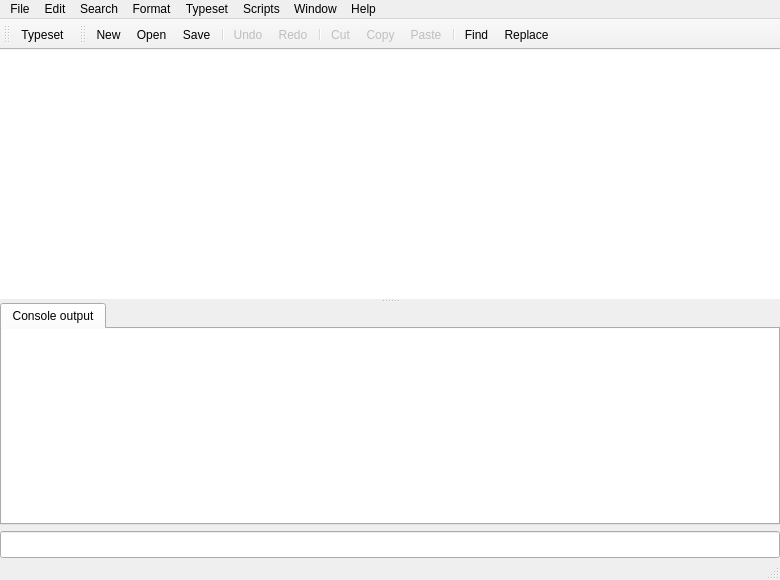
 <widget class="QMainWindow" name="TeXDocumentWindow">
  <property name="geometry">
   <rect>
    <x>0</x>
    <y>0</y>
    <width>780</width>
    <height>580</height>
   </rect>
  </property>
  <property name="acceptDrops">
   <bool>true</bool>
  </property>
  <property name="windowTitle">
   <string>untitled.tex[*]</string>
  </property>
  <property name="autoFillBackground">
   <bool>true</bool>
  </property>
  <widget class="QWidget" name="centralwidget">
   <property name="sizePolicy">
    <sizepolicy hsizetype="Preferred" vsizetype="Preferred">
     <horstretch>0</horstretch>
     <verstretch>0</verstretch>
    </sizepolicy>
   </property>
   <property name="autoFillBackground">
    <bool>false</bool>
   </property>
   <layout class="QVBoxLayout">
    <property name="leftMargin">
     <number>0</number>
    </property>
    <property name="topMargin">
     <number>0</number>
    </property>
    <property name="rightMargin">
     <number>0</number>
    </property>
    <property name="bottomMargin">
     <number>0</number>
    </property>
    <item>
     <widget class="QSplitter" name="splitter">
      <property name="orientation">
       <enum>Qt::Vertical</enum>
      </property>
      <widget class="CompletingEdit" name="textEdit">
       <property name="sizePolicy">
        <sizepolicy hsizetype="Expanding" vsizetype="Expanding">
         <horstretch>0</horstretch>
         <verstretch>4</verstretch>
        </sizepolicy>
       </property>
       <property name="cursor" stdset="0">
        <cursorShape>IBeamCursor</cursorShape>
       </property>
       <property name="frameShape">
        <enum>QFrame::NoFrame</enum>
       </property>
       <property name="frameShadow">
        <enum>QFrame::Plain</enum>
       </property>
      </widget>
      <widget class="Tw::UI::ClosableTabWidget" name="consoleTabs">
       <property name="usesScrollButtons">
        <bool>true</bool>
       </property>
       <widget class="QWidget" name="tab">
        <attribute name="title">
         <string>Console output</string>
        </attribute>
        <layout class="QVBoxLayout" name="verticalLayout">
         <property name="leftMargin">
          <number>0</number>
         </property>
         <property name="topMargin">
          <number>0</number>
         </property>
         <property name="rightMargin">
          <number>0</number>
         </property>
         <property name="bottomMargin">
          <number>0</number>
         </property>
         <item>
          <widget class="Tw::UI::ConsoleWidget" name="textEdit_console">
           <property name="sizePolicy">
            <sizepolicy hsizetype="Expanding" vsizetype="Expanding">
             <horstretch>0</horstretch>
             <verstretch>1</verstretch>
            </sizepolicy>
           </property>
           <property name="cursor" stdset="0">
            <cursorShape>IBeamCursor</cursorShape>
           </property>
           <property name="frameShape">
            <enum>QFrame::NoFrame</enum>
           </property>
           <property name="frameShadow">
            <enum>QFrame::Plain</enum>
           </property>
           <property name="midLineWidth">
            <number>0</number>
           </property>
           <property name="undoRedoEnabled">
            <bool>false</bool>
           </property>
           <property name="readOnly">
            <bool>true</bool>
           </property>
           <property name="acceptRichText">
            <bool>false</bool>
           </property>
           <property name="textInteractionFlags">
            <set>Qt::LinksAccessibleByKeyboard|Qt::LinksAccessibleByMouse|Qt::TextBrowserInteraction|Qt::TextSelectableByKeyboard|Qt::TextSelectableByMouse</set>
           </property>
          </widget>
         </item>
        </layout>
       </widget>
      </widget>
     </widget>
    </item>
    <item>
     <widget class="QLineEdit" name="inputLine">
      <property name="palette">
       <palette>
        <active>
         <colorrole role="Text">
          <brush brushstyle="SolidPattern">
           <color alpha="255">
            <red>153</red>
            <green>0</green>
            <blue>0</blue>
           </color>
          </brush>
         </colorrole>
        </active>
        <inactive>
         <colorrole role="Text">
          <brush brushstyle="SolidPattern">
           <color alpha="255">
            <red>153</red>
            <green>0</green>
            <blue>0</blue>
           </color>
          </brush>
         </colorrole>
        </inactive>
        <disabled>
         <colorrole role="Text">
          <brush brushstyle="SolidPattern">
           <color alpha="255">
            <red>127</red>
            <green>127</green>
            <blue>127</blue>
           </color>
          </brush>
         </colorrole>
        </disabled>
       </palette>
      </property>
      <property name="font">
       <font>
        <pointsize>12</pointsize>
       </font>
      </property>
     </widget>
    </item>
   </layout>
  </widget>
  <widget class="QMenuBar" name="menubar">
   <property name="geometry">
    <rect>
     <x>0</x>
     <y>0</y>
     <width>780</width>
     <height>22</height>
    </rect>
   </property>
   <widget class="QMenu" name="menuFile">
    <property name="title">
     <string>File</string>
    </property>
    <widget class="QMenu" name="menuOpen_Recent">
     <property name="title">
      <string>Open Recent</string>
     </property>
     <addaction name="actionClear_Recent_Files"/>
    </widget>
    <addaction name="actionNew"/>
    <addaction name="actionNew_from_Template"/>
    <addaction name="actionOpen"/>
    <addaction name="menuOpen_Recent"/>
    <addaction name="separator"/>
    <addaction name="actionClose"/>
    <addaction name="actionSave"/>
    <addaction name="actionSave_As"/>
    <addaction name="actionSave_All"/>
    <addaction name="actionRevert_to_Saved"/>
    <addaction name="separator"/>
    <addaction name="actionRemove_Aux_Files"/>
    <addaction name="separator"/>
    <addaction name="actionQuit_TeXworks"/>
   </widget>
   <widget class="QMenu" name="menuEdit">
    <property name="title">
     <string>Edit</string>
    </property>
    <widget class="QMenu" name="menuSpelling">
     <property name="title">
      <string>Spelling</string>
     </property>
     <addaction name="actionNone"/>
     <addaction name="separator"/>
    </widget>
    <widget class="QMenu" name="menuChange_Case">
     <property name="title">
      <string>Change Case</string>
     </property>
     <addaction name="actionTo_Uppercase"/>
     <addaction name="actionTo_Lowercase"/>
     <addaction name="actionToggle_Case"/>
    </widget>
    <addaction name="actionUndo"/>
    <addaction name="actionRedo"/>
    <addaction name="separator"/>
    <addaction name="actionCut"/>
    <addaction name="actionCopy"/>
    <addaction name="actionPaste"/>
    <addaction name="actionClear"/>
    <addaction name="actionInsert_Citations"/>
    <addaction name="actionInsertBookmark"/>
    <addaction name="separator"/>
    <addaction name="actionSelect_All"/>
    <addaction name="actionBalance_Delimiters"/>
    <addaction name="menuChange_Case"/>
    <addaction name="separator"/>
    <addaction name="menuSpelling"/>
    <addaction name="actionPreferences"/>
   </widget>
   <widget class="QMenu" name="menuRun">
    <property name="title">
     <string comment="menu title">Typeset</string>
    </property>
    <addaction name="actionTypeset"/>
    <addaction name="separator"/>
   </widget>
   <widget class="QMenu" name="menuWindow">
    <property name="title">
     <string>Window</string>
    </property>
    <widget class="QMenu" name="menuShow">
     <property name="title">
      <string>Show</string>
     </property>
    </widget>
    <addaction name="menuShow"/>
    <addaction name="separator"/>
    <addaction name="actionStack"/>
    <addaction name="actionTile"/>
    <addaction name="actionSide_by_Side"/>
    <addaction name="actionPlace_on_Left"/>
    <addaction name="actionPlace_on_Right"/>
    <addaction name="separator"/>
    <addaction name="actionGo_to_Preview"/>
    <addaction name="actionAuto_Follow_Focus"/>
    <addaction name="actionShow_Hide_Console"/>
   </widget>
   <widget class="QMenu" name="menuSearch">
    <property name="title">
     <string>Search</string>
    </property>
    <addaction name="actionFind"/>
    <addaction name="actionFind_Again"/>
    <addaction name="actionReplace"/>
    <addaction name="actionReplace_Again"/>
    <addaction name="separator"/>
    <addaction name="actionCopy_to_Find"/>
    <addaction name="actionCopy_to_Replace"/>
    <addaction name="actionFind_Selection"/>
    <addaction name="separator"/>
    <addaction name="actionGo_to_Line"/>
    <addaction name="actionShow_Selection"/>
   </widget>
   <widget class="QMenu" name="menuFormat">
    <property name="title">
     <string>Format</string>
    </property>
    <widget class="QMenu" name="menuAuto_indent_Mode">
     <property name="title">
      <string>Auto-indent Mode</string>
     </property>
     <addaction name="actionAutoIndent_None"/>
     <addaction name="separator"/>
    </widget>
    <widget class="QMenu" name="menuSyntax_Coloring">
     <property name="title">
      <string>Syntax Coloring</string>
     </property>
     <addaction name="actionSyntaxColoring_None"/>
     <addaction name="separator"/>
    </widget>
    <widget class="QMenu" name="menuSmart_Quotes_Mode">
     <property name="title">
      <string>Smart Quotes</string>
     </property>
     <addaction name="actionSmartQuotes_None"/>
     <addaction name="separator"/>
     <addaction name="actionApply_to_Selection"/>
    </widget>
    <addaction name="actionFont"/>
    <addaction name="separator"/>
    <addaction name="actionComment"/>
    <addaction name="actionUncomment"/>
    <addaction name="actionIndent"/>
    <addaction name="actionUnindent"/>
    <addaction name="separator"/>
    <addaction name="actionLine_Numbers"/>
    <addaction name="actionWrap_Lines"/>
    <addaction name="actionHard_Wrap"/>
    <addaction name="separator"/>
    <addaction name="menuSyntax_Coloring"/>
    <addaction name="menuAuto_indent_Mode"/>
    <addaction name="menuSmart_Quotes_Mode"/>
   </widget>
   <widget class="QMenu" name="menuHelp">
    <property name="title">
     <string>Help</string>
    </property>
    <addaction name="actionGoToHomePage"/>
    <addaction name="actionWriteToMailingList"/>
    <addaction name="actionSettings_and_Resources"/>
    <addaction name="separator"/>
    <addaction name="actionAbout_TW"/>
   </widget>
   <widget class="QMenu" name="menuScripts">
    <property name="title">
     <string>Scripts</string>
    </property>
    <widget class="QMenu" name="menuScripting_TeXworks">
     <property name="title">
      <string>Scripting TeXworks</string>
     </property>
     <addaction name="actionAbout_Scripts"/>
     <addaction name="actionManage_Scripts"/>
     <addaction name="actionUpdate_Scripts"/>
     <addaction name="actionShow_Scripts_Folder"/>
    </widget>
    <addaction name="menuScripting_TeXworks"/>
    <addaction name="separator"/>
   </widget>
   <addaction name="menuFile"/>
   <addaction name="menuEdit"/>
   <addaction name="menuSearch"/>
   <addaction name="menuFormat"/>
   <addaction name="menuRun"/>
   <addaction name="menuScripts"/>
   <addaction name="menuWindow"/>
   <addaction name="menuHelp"/>
  </widget>
  <widget class="QToolBar" name="toolBar_run">
   <property name="windowTitle">
    <string>Typeset Toolbar</string>
   </property>
   <property name="styleSheet">
    <string notr="true">QToolButton { padding:2px; }</string>
   </property>
   <property name="allowedAreas">
    <set>Qt::LeftToolBarArea|Qt::TopToolBarArea</set>
   </property>
   <property name="iconSize">
    <size>
     <width>24</width>
     <height>24</height>
    </size>
   </property>
   <attribute name="toolBarArea">
    <enum>TopToolBarArea</enum>
   </attribute>
   <attribute name="toolBarBreak">
    <bool>false</bool>
   </attribute>
   <addaction name="actionTypeset"/>
  </widget>
  <widget class="QToolBar" name="toolBar_edit">
   <property name="windowTitle">
    <string>Edit Toolbar</string>
   </property>
   <property name="styleSheet">
    <string notr="true">QToolButton { padding:2px; }</string>
   </property>
   <property name="allowedAreas">
    <set>Qt::LeftToolBarArea|Qt::TopToolBarArea</set>
   </property>
   <property name="iconSize">
    <size>
     <width>24</width>
     <height>24</height>
    </size>
   </property>
   <attribute name="toolBarArea">
    <enum>TopToolBarArea</enum>
   </attribute>
   <attribute name="toolBarBreak">
    <bool>false</bool>
   </attribute>
   <addaction name="actionNew"/>
   <addaction name="actionOpen"/>
   <addaction name="actionSave"/>
   <addaction name="separator"/>
   <addaction name="actionUndo"/>
   <addaction name="actionRedo"/>
   <addaction name="separator"/>
   <addaction name="actionCut"/>
   <addaction name="actionCopy"/>
   <addaction name="actionPaste"/>
   <addaction name="separator"/>
   <addaction name="actionFind"/>
   <addaction name="actionReplace"/>
  </widget>
  <widget class="QStatusBar" name="myStatusBar">
   <property name="font">
    <font>
     <pointsize>10</pointsize>
    </font>
   </property>
  </widget>
  <action name="actionNew">
   <property name="icon">
    <iconset theme="document-new"/>
   </property>
   <property name="text">
    <string>New</string>
   </property>
   <property name="shortcut">
    <string>Ctrl+N</string>
   </property>
   <property name="menuRole">
    <enum>QAction::NoRole</enum>
   </property>
  </action>
  <action name="actionOpen">
   <property name="icon">
    <iconset theme="document-open"/>
   </property>
   <property name="text">
    <string>Open...</string>
   </property>
   <property name="shortcut">
    <string>Ctrl+O</string>
   </property>
   <property name="menuRole">
    <enum>QAction::NoRole</enum>
   </property>
  </action>
  <action name="actionClose">
   <property name="text">
    <string>Close</string>
   </property>
   <property name="shortcut">
    <string>Ctrl+W</string>
   </property>
   <property name="menuRole">
    <enum>QAction::NoRole</enum>
   </property>
  </action>
  <action name="actionSave">
   <property name="icon">
    <iconset theme="document-save"/>
   </property>
   <property name="text">
    <string>Save</string>
   </property>
   <property name="shortcut">
    <string>Ctrl+S</string>
   </property>
   <property name="menuRole">
    <enum>QAction::NoRole</enum>
   </property>
  </action>
  <action name="actionSave_As">
   <property name="text">
    <string>Save As...</string>
   </property>
   <property name="shortcut">
    <string>Ctrl+Shift+S</string>
   </property>
   <property name="menuRole">
    <enum>QAction::NoRole</enum>
   </property>
  </action>
  <action name="actionRevert_to_Saved">
   <property name="enabled">
    <bool>false</bool>
   </property>
   <property name="text">
    <string>Revert to Saved</string>
   </property>
   <property name="menuRole">
    <enum>QAction::NoRole</enum>
   </property>
  </action>
  <action name="actionUndo">
   <property name="enabled">
    <bool>false</bool>
   </property>
   <property name="icon">
    <iconset theme="edit-undo"/>
   </property>
   <property name="text">
    <string>Undo</string>
   </property>
   <property name="shortcut">
    <string>Ctrl+Z</string>
   </property>
   <property name="menuRole">
    <enum>QAction::NoRole</enum>
   </property>
  </action>
  <action name="actionRedo">
   <property name="enabled">
    <bool>false</bool>
   </property>
   <property name="icon">
    <iconset theme="edit-redo"/>
   </property>
   <property name="text">
    <string>Redo</string>
   </property>
   <property name="shortcut">
    <string>Ctrl+Shift+Z</string>
   </property>
   <property name="menuRole">
    <enum>QAction::NoRole</enum>
   </property>
  </action>
  <action name="actionCut">
   <property name="enabled">
    <bool>false</bool>
   </property>
   <property name="icon">
    <iconset theme="edit-cut"/>
   </property>
   <property name="text">
    <string>Cut</string>
   </property>
   <property name="shortcut">
    <string>Ctrl+X</string>
   </property>
   <property name="menuRole">
    <enum>QAction::NoRole</enum>
   </property>
  </action>
  <action name="actionCopy">
   <property name="enabled">
    <bool>false</bool>
   </property>
   <property name="icon">
    <iconset theme="edit-copy"/>
   </property>
   <property name="text">
    <string>Copy</string>
   </property>
   <property name="shortcut">
    <string>Ctrl+C</string>
   </property>
   <property name="menuRole">
    <enum>QAction::NoRole</enum>
   </property>
  </action>
  <action name="actionPaste">
   <property name="enabled">
    <bool>false</bool>
   </property>
   <property name="icon">
    <iconset theme="edit-paste"/>
   </property>
   <property name="text">
    <string>Paste</string>
   </property>
   <property name="shortcut">
    <string>Ctrl+V</string>
   </property>
   <property name="menuRole">
    <enum>QAction::NoRole</enum>
   </property>
  </action>
  <action name="actionClear">
   <property name="enabled">
    <bool>false</bool>
   </property>
   <property name="text">
    <string>Clear</string>
   </property>
   <property name="menuRole">
    <enum>QAction::NoRole</enum>
   </property>
  </action>
  <action name="actionTypeset">
   <property name="icon">
    <iconset theme="process-start"/>
   </property>
   <property name="text">
    <string>Typeset</string>
   </property>
   <property name="shortcut">
    <string comment="action">Ctrl+T</string>
   </property>
   <property name="menuRole">
    <enum>QAction::NoRole</enum>
   </property>
  </action>
  <action name="actionFind">
   <property name="icon">
    <iconset theme="edit-find"/>
   </property>
   <property name="text">
    <string>Find...</string>
   </property>
   <property name="shortcut">
    <string>Ctrl+F</string>
   </property>
   <property name="menuRole">
    <enum>QAction::NoRole</enum>
   </property>
  </action>
  <action name="actionFind_Again">
   <property name="text">
    <string>Find Again</string>
   </property>
   <property name="shortcut">
    <string>Ctrl+G</string>
   </property>
   <property name="menuRole">
    <enum>QAction::NoRole</enum>
   </property>
  </action>
  <action name="actionReplace">
   <property name="icon">
    <iconset theme="edit-find-replace"/>
   </property>
   <property name="text">
    <string>Replace...</string>
   </property>
   <property name="shortcut">
    <string>Ctrl+R</string>
   </property>
   <property name="menuRole">
    <enum>QAction::NoRole</enum>
   </property>
  </action>
  <action name="actionCopy_to_Find">
   <property name="text">
    <string>Copy to Find</string>
   </property>
   <property name="shortcut">
    <string>Ctrl+E</string>
   </property>
   <property name="menuRole">
    <enum>QAction::NoRole</enum>
   </property>
  </action>
  <action name="actionCopy_to_Replace">
   <property name="text">
    <string>Copy to Replace</string>
   </property>
   <property name="shortcut">
    <string>Ctrl+Shift+E</string>
   </property>
   <property name="menuRole">
    <enum>QAction::NoRole</enum>
   </property>
  </action>
  <action name="actionGo_to_Line">
   <property name="text">
    <string>Go to Line...</string>
   </property>
   <property name="shortcut">
    <string>Ctrl+L</string>
   </property>
   <property name="menuRole">
    <enum>QAction::NoRole</enum>
   </property>
  </action>
  <action name="actionFind_Selection">
   <property name="text">
    <string>Find Selection</string>
   </property>
   <property name="shortcut">
    <string>Ctrl+H</string>
   </property>
   <property name="menuRole">
    <enum>QAction::NoRole</enum>
   </property>
  </action>
  <action name="actionSelect_All">
   <property name="text">
    <string>Select All</string>
   </property>
   <property name="shortcut">
    <string>Ctrl+A</string>
   </property>
   <property name="menuRole">
    <enum>QAction::NoRole</enum>
   </property>
  </action>
  <action name="actionFont">
   <property name="text">
    <string>Font...</string>
   </property>
   <property name="menuRole">
    <enum>QAction::NoRole</enum>
   </property>
  </action>
  <action name="actionIndent">
   <property name="icon">
    <iconset theme="format-indent-more"/>
   </property>
   <property name="text">
    <string>Indent</string>
   </property>
   <property name="shortcut">
    <string>Ctrl+]</string>
   </property>
   <property name="menuRole">
    <enum>QAction::NoRole</enum>
   </property>
  </action>
  <action name="actionUnindent">
   <property name="icon">
    <iconset theme="format-indent-less"/>
   </property>
   <property name="text">
    <string>Unindent</string>
   </property>
   <property name="shortcut">
    <string>Ctrl+[</string>
   </property>
   <property name="menuRole">
    <enum>QAction::NoRole</enum>
   </property>
  </action>
  <action name="actionComment">
   <property name="text">
    <string>Comment</string>
   </property>
   <property name="shortcut">
    <string>Ctrl+Shift+]</string>
   </property>
   <property name="menuRole">
    <enum>QAction::NoRole</enum>
   </property>
  </action>
  <action name="actionUncomment">
   <property name="text">
    <string>Uncomment</string>
   </property>
   <property name="shortcut">
    <string>Ctrl+Shift+[</string>
   </property>
   <property name="menuRole">
    <enum>QAction::NoRole</enum>
   </property>
  </action>
  <action name="actionWrap_Lines">
   <property name="checkable">
    <bool>true</bool>
   </property>
   <property name="checked">
    <bool>true</bool>
   </property>
   <property name="text">
    <string>Wrap Lines</string>
   </property>
   <property name="menuRole">
    <enum>QAction::NoRole</enum>
   </property>
  </action>
  <action name="actionNone">
   <property name="checkable">
    <bool>true</bool>
   </property>
   <property name="checked">
    <bool>true</bool>
   </property>
   <property name="text">
    <string>None</string>
   </property>
   <property name="menuRole">
    <enum>QAction::NoRole</enum>
   </property>
  </action>
  <action name="actionAbout_TW">
   <property name="text">
    <string>About TeXworks...</string>
   </property>
   <property name="menuRole">
    <enum>QAction::AboutRole</enum>
   </property>
  </action>
  <action name="actionStack">
   <property name="text">
    <string>Stack</string>
   </property>
   <property name="menuRole">
    <enum>QAction::NoRole</enum>
   </property>
  </action>
  <action name="actionTile">
   <property name="text">
    <string>Tile</string>
   </property>
   <property name="menuRole">
    <enum>QAction::NoRole</enum>
   </property>
  </action>
  <action name="actionPreferences">
   <property name="icon">
    <iconset theme="preferences-system"/>
   </property>
   <property name="text">
    <string>Preferences...</string>
   </property>
   <property name="menuRole">
    <enum>QAction::PreferencesRole</enum>
   </property>
  </action>
  <action name="actionGo_to_Preview">
   <property name="enabled">
    <bool>false</bool>
   </property>
   <property name="text">
    <string>Go to Preview</string>
   </property>
   <property name="shortcut">
    <string>Ctrl+'</string>
   </property>
   <property name="menuRole">
    <enum>QAction::NoRole</enum>
   </property>
  </action>
  <action name="actionShow_Hide_Console">
   <property name="text">
    <string>Hide Console Output</string>
   </property>
   <property name="shortcut">
    <string>Ctrl+\</string>
   </property>
   <property name="menuRole">
    <enum>QAction::NoRole</enum>
   </property>
  </action>
  <action name="actionNew_from_Template">
   <property name="text">
    <string>New from Template...</string>
   </property>
   <property name="shortcut">
    <string>Ctrl+Shift+N</string>
   </property>
   <property name="menuRole">
    <enum>QAction::NoRole</enum>
   </property>
  </action>
  <action name="actionShow_Selection">
   <property name="text">
    <string>Show Selection</string>
   </property>
   <property name="shortcut">
    <string>Ctrl+=</string>
   </property>
   <property name="menuRole">
    <enum>QAction::NoRole</enum>
   </property>
  </action>
  <action name="actionTo_Uppercase">
   <property name="enabled">
    <bool>false</bool>
   </property>
   <property name="text">
    <string>ALL UPPERCASE</string>
   </property>
   <property name="menuRole">
    <enum>QAction::NoRole</enum>
   </property>
  </action>
  <action name="actionTo_Lowercase">
   <property name="enabled">
    <bool>false</bool>
   </property>
   <property name="text">
    <string>all lowercase</string>
   </property>
   <property name="menuRole">
    <enum>QAction::NoRole</enum>
   </property>
  </action>
  <action name="actionBalance_Delimiters">
   <property name="text">
    <string>Balance Delimiters</string>
   </property>
   <property name="shortcut">
    <string>Ctrl+B</string>
   </property>
   <property name="menuRole">
    <enum>QAction::NoRole</enum>
   </property>
  </action>
  <action name="actionGoToHomePage">
   <property name="text">
    <string>Go to TeXworks home page</string>
   </property>
  </action>
  <action name="actionWriteToMailingList">
   <property name="text">
    <string>Email to the mailing list</string>
   </property>
  </action>
  <action name="actionSide_by_Side">
   <property name="enabled">
    <bool>false</bool>
   </property>
   <property name="text">
    <string>Side by Side</string>
   </property>
  </action>
  <action name="actionPlace_on_Left">
   <property name="text">
    <string>Place on Left</string>
   </property>
  </action>
  <action name="actionPlace_on_Right">
   <property name="text">
    <string>Place on Right</string>
   </property>
  </action>
  <action name="actionAutoIndent_None">
   <property name="checkable">
    <bool>true</bool>
   </property>
   <property name="checked">
    <bool>true</bool>
   </property>
   <property name="text">
    <string>None</string>
   </property>
  </action>
  <action name="actionSyntaxColoring_None">
   <property name="checkable">
    <bool>true</bool>
   </property>
   <property name="checked">
    <bool>true</bool>
   </property>
   <property name="text">
    <string>None</string>
   </property>
  </action>
  <action name="actionReplace_Again">
   <property name="text">
    <string>Replace Again</string>
   </property>
   <property name="shortcut">
    <string>Ctrl+Shift+R</string>
   </property>
   <property name="menuRole">
    <enum>QAction::NoRole</enum>
   </property>
  </action>
  <action name="actionRemove_Aux_Files">
   <property name="text">
    <string>Remove Aux Files...</string>
   </property>
   <property name="menuRole">
    <enum>QAction::NoRole</enum>
   </property>
  </action>
  <action name="actionQuit_TeXworks">
   <property name="text">
    <string>Quit TeXworks</string>
   </property>
   <property name="shortcut">
    <string>Ctrl+Q</string>
   </property>
   <property name="menuRole">
    <enum>QAction::QuitRole</enum>
   </property>
  </action>
  <action name="actionSmartQuotes_None">
   <property name="checkable">
    <bool>true</bool>
   </property>
   <property name="checked">
    <bool>true</bool>
   </property>
   <property name="text">
    <string>None</string>
   </property>
   <property name="menuRole">
    <enum>QAction::NoRole</enum>
   </property>
  </action>
  <action name="actionToggle_Case">
   <property name="enabled">
    <bool>false</bool>
   </property>
   <property name="text">
    <string>Toggle Case</string>
   </property>
   <property name="menuRole">
    <enum>QAction::NoRole</enum>
   </property>
  </action>
  <action name="actionHard_Wrap">
   <property name="text">
    <string>Hard Wrap...</string>
   </property>
   <property name="menuRole">
    <enum>QAction::NoRole</enum>
   </property>
  </action>
  <action name="actionLine_Numbers">
   <property name="checkable">
    <bool>true</bool>
   </property>
   <property name="text">
    <string>Line Numbers</string>
   </property>
   <property name="menuRole">
    <enum>QAction::NoRole</enum>
   </property>
  </action>
  <action name="actionShow_Scripts_Folder">
   <property name="text">
    <string>Show Scripts Folder</string>
   </property>
   <property name="menuRole">
    <enum>QAction::NoRole</enum>
   </property>
  </action>
  <action name="actionUpdate_Scripts">
   <property name="text">
    <string>Reload Script List</string>
   </property>
   <property name="menuRole">
    <enum>QAction::NoRole</enum>
   </property>
  </action>
  <action name="actionManage_Scripts">
   <property name="text">
    <string>Manage Scripts</string>
   </property>
   <property name="menuRole">
    <enum>QAction::NoRole</enum>
   </property>
  </action>
  <action name="actionAuto_Follow_Focus">
   <property name="checkable">
    <bool>true</bool>
   </property>
   <property name="enabled">
    <bool>true</bool>
   </property>
   <property name="text">
    <string>Auto-Follow Focus</string>
   </property>
   <property name="menuRole">
    <enum>QAction::NoRole</enum>
   </property>
  </action>
  <action name="actionAbout_Scripts">
   <property name="text">
    <string>About Scripts...</string>
   </property>
   <property name="menuRole">
    <enum>QAction::NoRole</enum>
   </property>
  </action>
  <action name="actionApply_to_Selection">
   <property name="text">
    <string>Apply to Selection</string>
   </property>
   <property name="menuRole">
    <enum>QAction::NoRole</enum>
   </property>
  </action>
  <action name="actionSave_All">
   <property name="text">
    <string>Save All</string>
   </property>
   <property name="shortcut">
    <string>Ctrl+Alt+S</string>
   </property>
   <property name="menuRole">
    <enum>QAction::NoRole</enum>
   </property>
  </action>
  <action name="actionSettings_and_Resources">
   <property name="text">
    <string>Settings and Resources...</string>
   </property>
   <property name="menuRole">
    <enum>QAction::NoRole</enum>
   </property>
  </action>
  <action name="actionClear_Recent_Files">
   <property name="enabled">
    <bool>false</bool>
   </property>
   <property name="text">
    <string>Clear Recent Files</string>
   </property>
  </action>
  <action name="actionInsert_Citations">
   <property name="text">
    <string>Insert Citations...</string>
   </property>
   <property name="shortcut">
    <string>Ctrl+Shift+C</string>
   </property>
  </action>
  <action name="actionInsertBookmark">
    <property name="text">
      <string>Insert Bookmark</string>
    </property>
    <property name="shortcut">
      <string>Ctrl+Shift+T</string>
    </property>
  </action>
 </widget>
